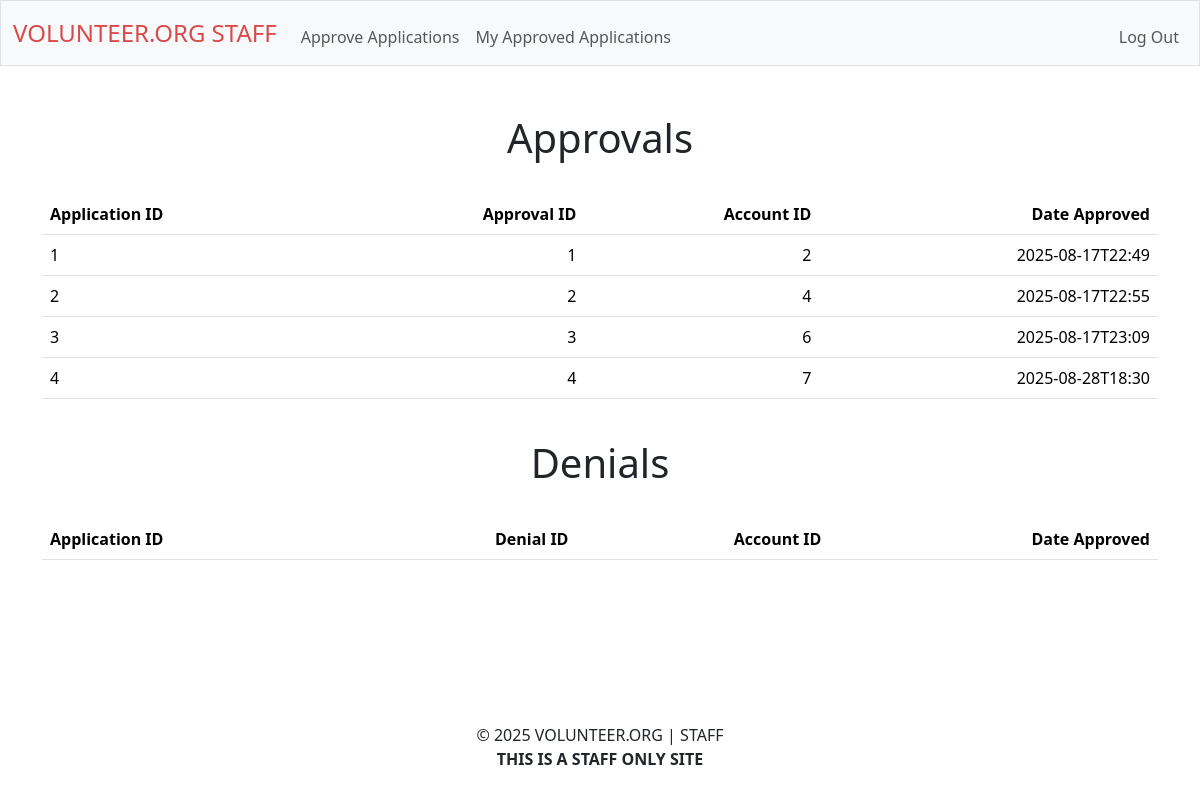
/review_self (signed in), run on an earlier commit of the app's database.
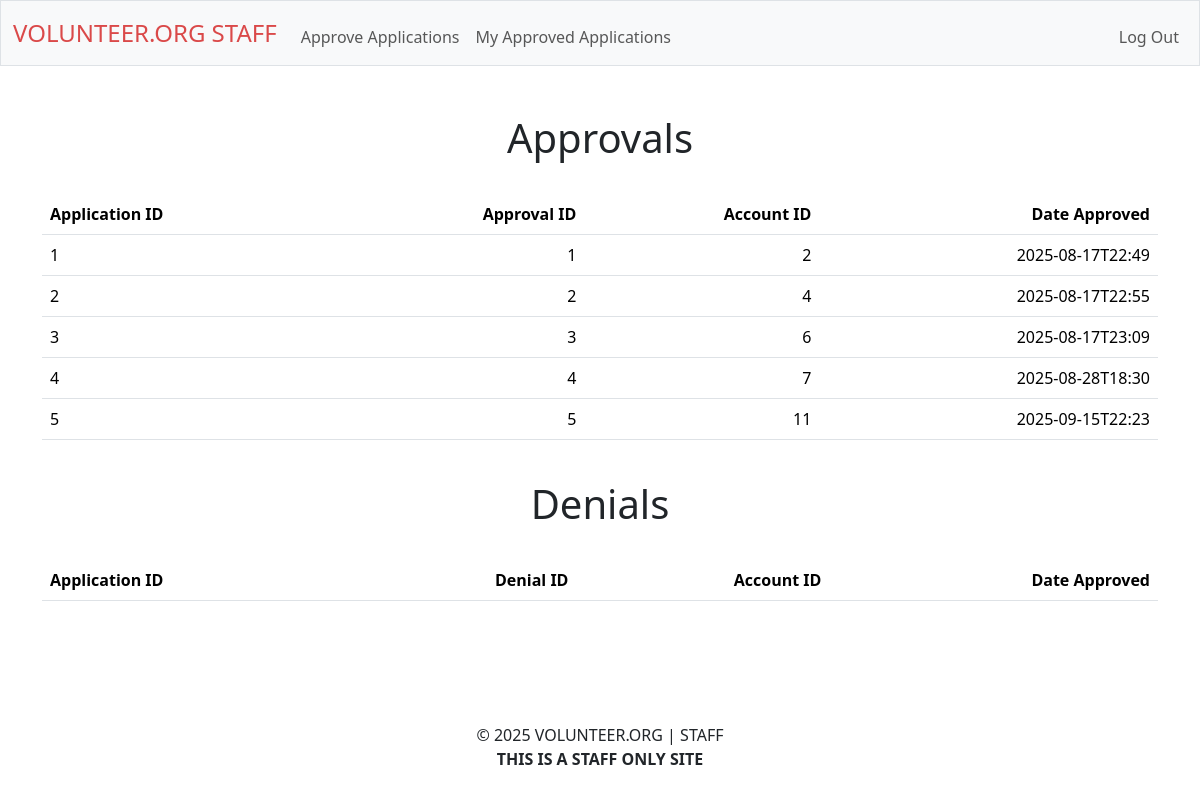
And on a later commit of the database.
### tables this page shows
CREATE TABLE applications_approved (
approval_id INTEGER PRIMARY KEY,
application_id INTEGER NOT NULL,
staff_id INTEGER NOT NULL,
date TIMESTAMP NOT NULL
);

### routes/staff.py (the view, shortened to what this page needs)
@staff_bp.route("/review_self", methods=["GET"])
def review_self():
    if "staff_id" not in session:
        return redirect("/staff-login-secured")
    history_approved = []
    rows_approved = db.execute("SELECT * FROM applications_approved WHERE staff_id = ?", (session["staff_id"],)).fetchall()
    for row in rows_approved:
        application = db.execute("SELECT * FROM application_for_review WHERE id = ?", (row[0],)).fetchall()
        if application:
            history_approved.append(
                [
                    row[1],
                    row[0],
                    application[0][18],
                    row[3]
                ]
            )
    history_denied = []
    rows_denied = db.execute("SELECT * FROM applications_denied WHERE staff_id = ?", (session["staff_id"],)).fetchall()
    return render_template("staff_history.html", history_approved=history_approved, history_denied=history_denied)

### app.py (called while the page is built)
def create_app():
    app = Flask(__name__)
    app.config.from_object(Config)
    Session(app)
    register_blueprints(app)
    @app.after_request
    def after_request(response):
        response.headers["Cache-Control"] = "no-cache, no-store, must-revalidate"
        response.headers["Expires"] = 0
        response.headers["Pragma"] = "no-cache"
        return response
    return app

### templates/staff_history.html (shortened to what this page needs)
{% extends "staff_layout.html" %} {% block title %} History {% endblock %} {%
block main %}
<div class="fade-in">
  <h1>Approvals</h1>
  <br />
  <table class="table">
    <thead>
      <tr>
        <th class="text-start">Application ID</th>
        <th class="text-end">Approval ID</th>
        <th class="text-end">Account ID</th>
        <th class="text-end">Date Approved</th>
      </tr>
    </thead>
    <tbody>
      {% for history in history_approved %}
      <tr>
        <td class="text-start">{{ history[0] }}</td>
        <td class="text-end">{{ history[1] }}</td>
        <td class="text-end">{{ history[2] }}</td>
        <td class="text-end">{{ history[3] }}</td>
      </tr>
      {% endfor %}
    </tbody>
  </table>
  <br />
  <h1>Denials</h1>
  <br />
</div>
<table class="table">
  <thead>
    <tr>
      <th class="text-start">Application ID</th>
      <th class="text-end">Denial ID</th>
      <th class="text-end">Account ID</th>
      <th class="text-end">Date Approved</th>
    </tr>
  </thead>
</table>
{% endblock %}

What changed in the data, as far as the page shows it:
added applications_approved: approval_id "5", application "5", history "11", date "2025-09-15T22:23"
